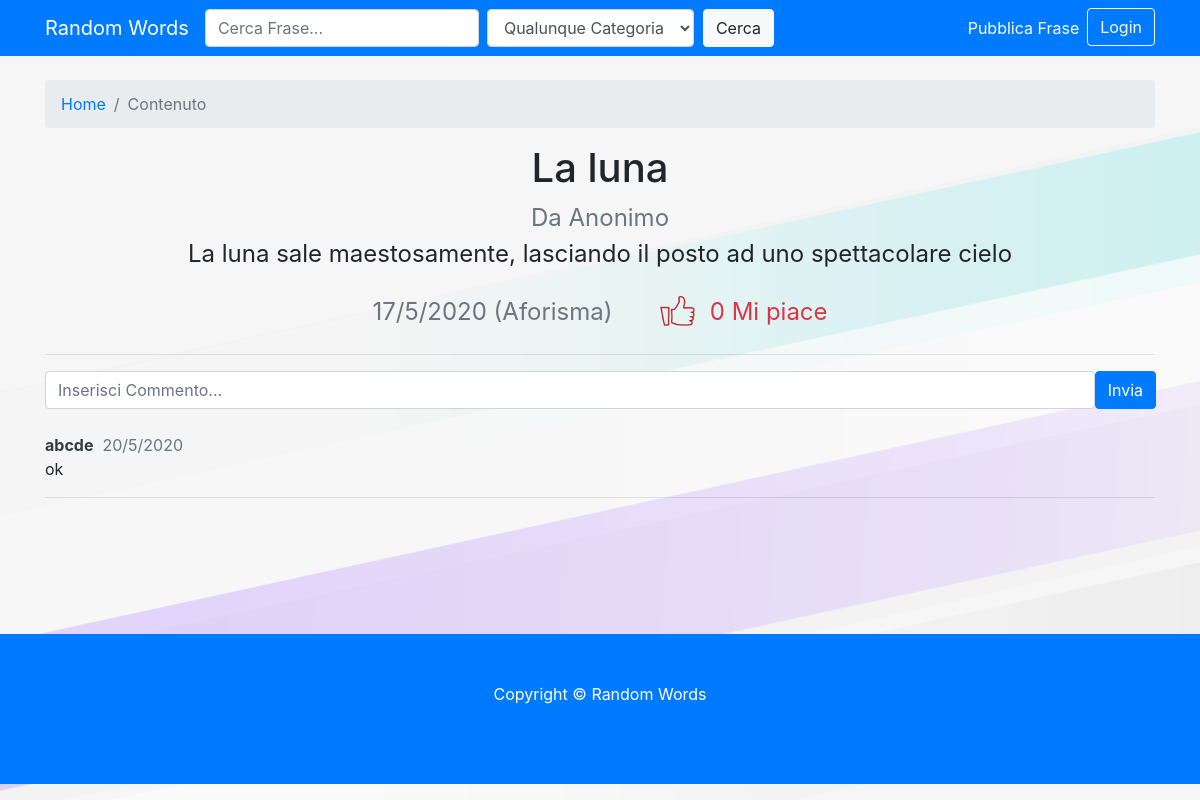
The page /contenuto/33/ on the database its author committed.
### randomwords/models.py (models this page shows, shortened)
class Contenuto(models.Model):
    Cod_Cont=models.AutoField(primary_key=True)
    testo=models.CharField(max_length=500)
    titolo=models.CharField(max_length=50,default="")
    data=models.DateTimeField(auto_now_add=True)
    approvato=models.IntegerField()
    estrazioni=models.IntegerField()
    Cod_Utente = models.ForeignKey(Utente, on_delete=models.CASCADE)
    Cod_Cate=models.ForeignKey(Categoria, on_delete=models.CASCADE)

class Utente(models.Model):
    Cod_Utente=models.AutoField(primary_key=True)
    nickname=models.CharField(max_length=30)
    password=models.CharField(max_length=70)
    email=models.CharField(max_length=30)
    descrizione=models.CharField(max_length=200)
    permesso=models.IntegerField()

class Commento(models.Model):
    Cod_Com=models.AutoField(primary_key=True)
    testo=models.CharField(max_length=500)
    data=models.DateTimeField(auto_now_add=True)
    Cod_Utente = models.ForeignKey(Utente, on_delete=models.CASCADE)
    Cod_Cont = models.ForeignKey(Contenuto, on_delete=models.CASCADE)

### randomwords/views.py (the view, shortened to what this page needs)
# urls.py: path('contenuto/<int:cod>/',views.contenuto,name="contenuto"),
def contenuto(request,cod):
    b=cookies(request)
    if b==0:
        login=False
        op=False
    elif b==1:
        login=True
        op=False
    elif (b==2) or (b==3):
        login=True
        op=True
    elif b==-1:
        return redirect("/")
    elif b==-2:
        return redirect("/")
    try:
        pre=request.META['HTTP_REFERER']
        if pre==request.build_absolute_uri():
            pre=False
    except:
        pre=False
    forminvio=Commento()
    scelte=sceltecategorie()
    query=Contenuto.objects.filter(Cod_Cont=int(cod))
    conte=listeindex(query,2,request,login)[0]
    admin=False
    if login==True:
        cooki=request.COOKIES.get('sessione')
        utente=Sessione.objects.filter(Cod_Sessio=cooki)[0].Cod_Utente
        if utente.permesso==2:
            admin=True
    query=Commento.objects.filter(Cod_Cont=int(cod)).order_by('-data')
    commenti=[]
    i=0
    for i in range(len(query)):
        booleandel=False
        if login==True:
            cooki=request.COOKIES.get('sessione')
            utente=Sessione.objects.filter(Cod_Sessio=cooki)[0].Cod_Utente
            if (query[i].Cod_Utente.Cod_Utente==utente.Cod_Utente) or (op==True):
                booleandel=True
        info = {
            "autore": query[i].Cod_Utente.nickname,
            "testo": query[i].testo,
            "data": str(query[i].data.day)+"/"+str(query[i].data.month)+"/"+str(query[i].data.year),
            "autorelink": "/profilo/"+str(query[i].Cod_Utente.Cod_Utente)+"/1",
            "booleandel": booleandel,
            "delname": str(query[i].Cod_Com)
        }
        commenti.append(info)
    return render(request, 'contenuto.html',{'login': login,'op':op,'form':forminvio,'scelte':scelte,'conte':conte,'commenti':commenti,'pre':pre})

### randomwords/views.py (called while the page is built)
def cookies(request):
    if request.COOKIES.get('sessione'):
        cookies=request.COOKIES.get('sessione')
        query=Sessione.objects.filter(Cod_Sessio=cookies)
        if len(query)==0:
            return -1
        if query[0].Cod_Utente.nickname=="Anonimo":
            return 0
        elif query[0].Cod_Utente.permesso==0:
            return 1
        elif query[0].Cod_Utente.permesso==1:
            return 2
        elif query[0].Cod_Utente.permesso==2:
            return 3
    else:
        x_forwarded_for = request.META.get('HTTP_X_FORWARDED_FOR')
        if x_forwarded_for:
            ip = x_forwarded_for.split(',')[0]
        else:
            ip = request.META.get('REMOTE_ADDR')
        query=Sessione.objects.filter(ip=ip)
        if len(query)==0:
            return 0
        return -2

def sceltecategorie():
    scelte=[]
    query=Categoria.objects.all()
    i=0
    for i in range(len(query)):
        if query[i].nomecategoria!="Nessuna":
            info = {
                "id": str(query[i].Cod_Cate),
                "nome": query[i].nomecategoria,
            }
            scelte.append(info)
    return scelte

### randomwords/templates/contenuto.html (shortened to what this page needs)
{% extends "base.html" %}
{% block content %}
<div class="container">
<br>
<ol class="breadcrumb">
  <li class="breadcrumb-item">
    <a href="/">Home</a>
  </li>
  <li class="breadcrumb-item active">Contenuto</li>
</ol>
<center>
<font size="+2">
  <h1>{{conte.titolo}}</h1>
  {% if conte.booleanlink %}
  <a href="{{conte.autorelink}}" class="card-subtitle mb-2 text-muted">Da {{conte.autore}}</a>
  {% else %}
  <a class="mb-2 text-muted">Da {{conte.autore}}</a>
  {% endif %}
  <p>{{conte.frase}}</p>
  <a class="mb-2 text-muted">{{conte.data}} {{conte.categoria}} &nbsp;&nbsp;&nbsp;&nbsp;</a>
  <a href="{{conte.likelink}}"><img src={% if conte.likeb %}"/static/img/like2.png"{% else %}"/static/img/like1.png"{% endif %} href="#"  height="50" width="50"></a>
  <a class="text-danger">{{conte.like}} Mi piace</a>
</font>
</center>
<hr>
<form action="" method="post" class="input-group-prepend">{% csrf_token %}
  <input maxlength="100" class="form-control" id="testo" name="testo" placeholder="Inserisci Commento...">
  <button type="submit" class="btn btn-primary">Invia</button>
</form>
<br>
{% for commenti in commenti %}
<a href="{{commenti.autorelink}}" class="text-dark"><b>{{commenti.autore}}</b></a>&nbsp;&nbsp;<a class="text-muted">{{commenti.data}}</a>
<p>{{commenti.testo}}</p>
<hr>
{% endfor %}
<br>
<br>
<br>
<br>
<br>
</div>
{% endblock %}

### randomwords/static/css/css2.css (style rules this page uses)
body { padding-top: 56px; }

### randomwords/templates/base.html (style rules this page uses)
body { background-image: url("/static/img/background.png"); background-color: #cccccc; }

### rows shown on the page
Contenuto: titolo "La luna", frase "La luna sale maestosamente, lasciando il posto ad uno spettacolare cielo"
Utente: autore "Anonimo"
Utente: autore "abcde"
Commento: testo "ok"

### other values the page prints
{{ conte.data }} "17/5/2020"
{{ conte.categoria }} "(Aforisma)"
{{ conte.like }} "0"
{{ commenti.data }} "20/5/2020"
